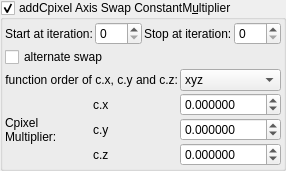
    <widget class="MyGroupBox" name="groupCheck_transf_addCpixel_enabled_false">
     <property name="toolTip">
      <string>&lt;html&gt;&lt;head/&gt;&lt;body&gt;&lt;p&gt;Cpixel is CVector3 c = ( c.x, c.y, c.z). It is each original point (pixel) in 3D space where the iteration starts from, ( c = original z for each point .) It is commonly found in formula structures z = f(z) + c.&lt;/p&gt;&lt;p&gt;The Cpixel multiplier effectively scales this point &amp;quot;c&amp;quot;.&lt;/p&gt;&lt;p&gt;This transform allows the swapping of the order of the &amp;quot;CVector3 c&amp;quot; components before being multiplied by &amp;quot;CVector3 z&amp;quot; components.&lt;/p&gt;&lt;/body&gt;&lt;/html&gt;</string>
     </property>
     <property name="title">
      <string>addCpixel Axis Swap ConstantM&amp;ultiplier</string>
     </property>
     <property name="checkable">
      <bool>true</bool>
     </property>
     <layout class="QVBoxLayout" name="verticalLayout_50">
      <property name="spacing">
       <number>2</number>
      </property>
      <property name="leftMargin">
       <number>2</number>
      </property>
      <property name="topMargin">
       <number>2</number>
      </property>
      <property name="rightMargin">
       <number>2</number>
      </property>
      <property name="bottomMargin">
       <number>2</number>
      </property>
      <item>
       <layout class="QGridLayout" name="gridLayout_81">
        <property name="spacing">
         <number>2</number>
        </property>
        <item row="3" column="3">
         <widget class="MySpinBox" name="spinboxInt_transf_stop_iterations_E">
          <property name="sizePolicy">
           <sizepolicy hsizetype="Preferred" vsizetype="Maximum">
            <horstretch>0</horstretch>
            <verstretch>0</verstretch>
           </sizepolicy>
          </property>
          <property name="maximum">
           <number>999</number>
          </property>
         </widget>
        </item>
        <item row="3" column="2">
         <widget class="QLabel" name="label_52">
          <property name="text">
           <string>Stop at iteration:</string>
          </property>
         </widget>
        </item>
        <item row="3" column="1">
         <widget class="MySpinBox" name="spinboxInt_transf_start_iterations_E">
          <property name="sizePolicy">
           <sizepolicy hsizetype="Minimum" vsizetype="Maximum">
            <horstretch>0</horstretch>
            <verstretch>0</verstretch>
           </sizepolicy>
          </property>
          <property name="minimum">
           <number>0</number>
          </property>
          <property name="maximum">
           <number>999</number>
          </property>
          <property name="value">
           <number>0</number>
          </property>
         </widget>
        </item>
        <item row="3" column="0">
         <widget class="QLabel" name="label_72">
          <property name="text">
           <string>Start at iteration:</string>
          </property>
         </widget>
        </item>
       </layout>
      </item>
      <item>
       <layout class="QGridLayout" name="gridLayout_24" columnstretch="0,0,0,1">
        <property name="spacing">
         <number>2</number>
        </property>
        <item row="0" column="0" colspan="2">
         <widget class="MyCheckBox" name="checkBox_transf_alternate_enabled_false">
          <property name="text">
           <string>alternate swap</string>
          </property>
         </widget>
        </item>
        <item row="3" column="3">
         <widget class="MyDoubleSpinBox" name="spinbox3_transf_constant_multiplier_111_y">
          <property name="sizePolicy">
           <sizepolicy hsizetype="Minimum" vsizetype="Maximum">
            <horstretch>0</horstretch>
            <verstretch>0</verstretch>
           </sizepolicy>
          </property>
          <property name="prefix">
           <string/>
          </property>
          <property name="suffix">
           <string/>
          </property>
          <property name="decimals">
           <number>6</number>
          </property>
          <property name="minimum">
           <double>-99.989999999999995</double>
          </property>
          <property name="maximum">
           <double>99.989999999999995</double>
          </property>
          <property name="singleStep">
           <double>0.100000000000000</double>
          </property>
         </widget>
        </item>
        <item row="2" column="3">
         <widget class="MyDoubleSpinBox" name="spinbox3_transf_constant_multiplier_111_x">
          <property name="sizePolicy">
           <sizepolicy hsizetype="Minimum" vsizetype="Maximum">
            <horstretch>0</horstretch>
            <verstretch>0</verstretch>
           </sizepolicy>
          </property>
          <property name="prefix">
           <string/>
          </property>
          <property name="suffix">
           <string/>
          </property>
          <property name="decimals">
           <number>6</number>
          </property>
          <property name="minimum">
           <double>-99.989999999999995</double>
          </property>
          <property name="maximum">
           <double>99.989999999999995</double>
          </property>
          <property name="singleStep">
           <double>0.100000000000000</double>
          </property>
         </widget>
        </item>
        <item row="2" column="1">
         <widget class="QLabel" name="label_116">
          <property name="text">
           <string notr="true">c.x</string>
          </property>
         </widget>
        </item>
        <item row="3" column="1">
         <widget class="QLabel" name="label_114">
          <property name="text">
           <string notr="true">c.y</string>
          </property>
         </widget>
        </item>
        <item row="4" column="1">
         <widget class="QLabel" name="label_115">
          <property name="text">
           <string notr="true">c.z</string>
          </property>
         </widget>
        </item>
        <item row="4" column="3">
         <widget class="MyDoubleSpinBox" name="spinbox3_transf_constant_multiplier_111_z">
          <property name="sizePolicy">
           <sizepolicy hsizetype="Minimum" vsizetype="Maximum">
            <horstretch>0</horstretch>
            <verstretch>0</verstretch>
           </sizepolicy>
          </property>
          <property name="prefix">
           <string/>
          </property>
          <property name="suffix">
           <string/>
          </property>
          <property name="decimals">
           <number>6</number>
          </property>
          <property name="minimum">
           <double>-99.989999999999995</double>
          </property>
          <property name="maximum">
           <double>99.989999999999995</double>
          </property>
          <property name="singleStep">
           <double>0.100000000000000</double>
          </property>
         </widget>
        </item>
        <item row="2" column="0" rowspan="3">
         <widget class="QLabel" name="label_108">
          <property name="text">
           <string>Cpixel 
Multiplier:</string>
          </property>
         </widget>
        </item>
        <item row="1" column="3">
         <widget class="MyComboBox" name="comboBox_mandelbulbMulti_order_of_xyz">
          <item>
           <property name="text">
            <string notr="true">xyz</string>
           </property>
          </item>
          <item>
           <property name="text">
            <string notr="true">xzy</string>
           </property>
          </item>
          <item>
           <property name="text">
            <string notr="true">yxz</string>
           </property>
          </item>
          <item>
           <property name="text">
            <string notr="true">yzx</string>
           </property>
          </item>
          <item>
           <property name="text">
            <string notr="true">zxy</string>
           </property>
          </item>
          <item>
           <property name="text">
            <string notr="true">zyx</string>
           </property>
          </item>
         </widget>
        </item>
        <item row="1" column="0" colspan="2">
         <widget class="QLabel" name="label_2">
          <property name="text">
           <string>function order of c.x, c.y and c.z:</string>
          </property>
          <property name="alignment">
           <set>Qt::AlignRight|Qt::AlignTrailing|Qt::AlignVCenter</set>
          </property>
         </widget>
        </item>
       </layout>
      </item>
     </layout>
    </widget>
